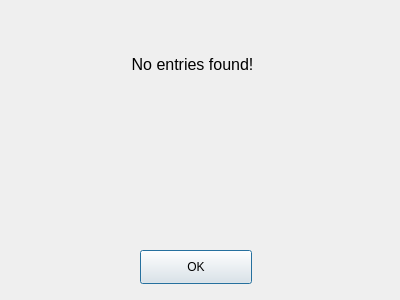
<?xml version="1.0" encoding="UTF-8"?>
<ui version="4.0">
 <class>Noentriesfound</class>
 <widget class="QDialog" name="Noentriesfound">
  <property name="geometry">
   <rect>
    <x>0</x>
    <y>0</y>
    <width>400</width>
    <height>300</height>
   </rect>
  </property>
  <property name="windowTitle">
   <string>Dialog</string>
  </property>
  <widget class="QPushButton" name="pushButton">
   <property name="geometry">
    <rect>
     <x>140</x>
     <y>250</y>
     <width>112</width>
     <height>34</height>
    </rect>
   </property>
   <property name="text">
    <string>OK</string>
   </property>
  </widget>
  <widget class="QLabel" name="warningLabel">
   <property name="geometry">
    <rect>
     <x>100</x>
     <y>50</y>
     <width>185</width>
     <height>29</height>
    </rect>
   </property>
   <property name="text">
    <string>&lt;html&gt;&lt;head/&gt;&lt;body&gt;&lt;p align=&quot;center&quot;&gt;&lt;span style=&quot; font-size:12pt;&quot;&gt;No entries found!&lt;/span&gt;&lt;/p&gt;&lt;/body&gt;&lt;/html&gt;</string>
   </property>
  </widget>
  <widget class="QLabel" name="label">
   <property name="geometry">
    <rect>
     <x>20</x>
     <y>30</y>
     <width>61</width>
     <height>61</height>
    </rect>
   </property>
   <property name="text">
    <string/>
   </property>
   <property name="pixmap">
    <pixmap resource="error.qrc">:/error.jpg</pixmap>
   </property>
   <property name="scaledContents">
    <bool>true</bool>
   </property>
  </widget>
 </widget>
 <resources>
  <include location="error.qrc"/>
 </resources>
 <connections/>
</ui>
